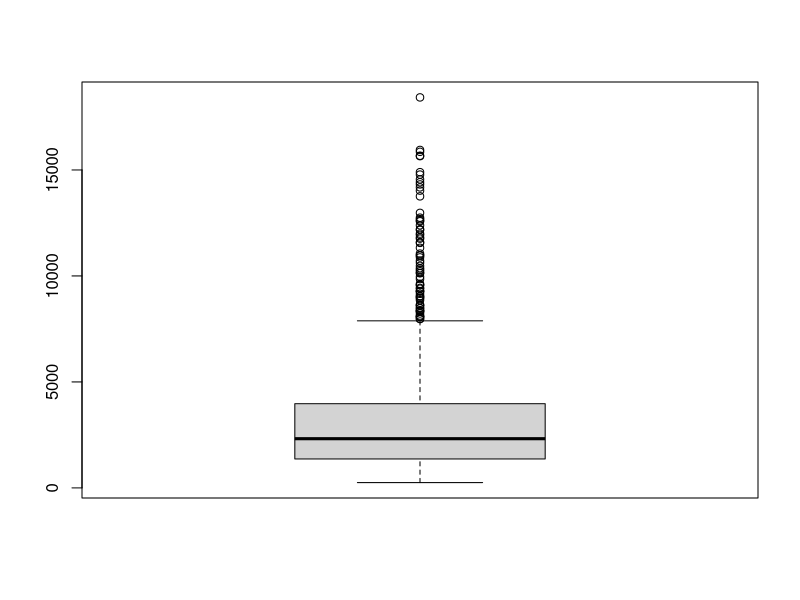
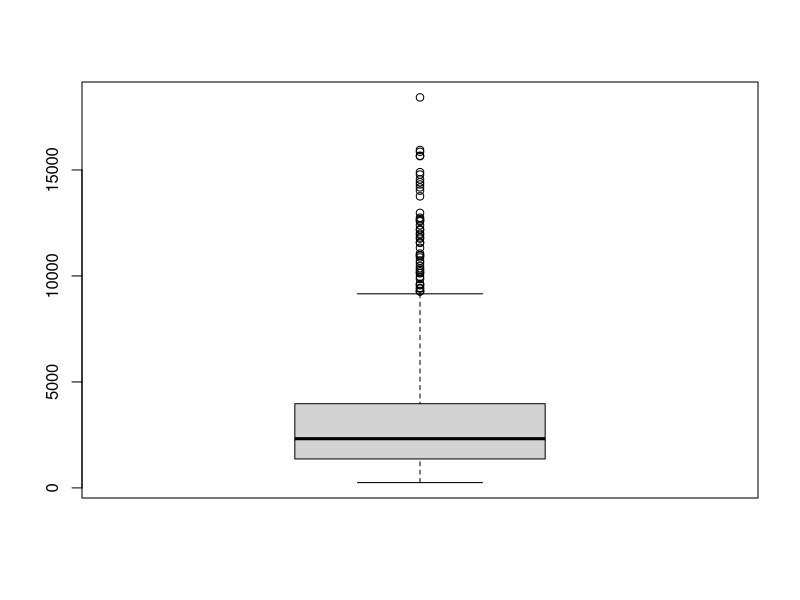

The R script that drew these images, in order:
# Projet Data
# Groupe Kévin - Jérémie - Rémi
setwd("D:/logiciel/RStudio/save/DataBank/data")
install.packages("lubridate")
csv <- read.csv("banking_credit.csv", T, sep=';')
is.data.frame(csv)
filteredCsv <- csv[csv$Typologie_client != "",]

View(filteredCsv)

# Update csv data
filteredCsv <- droplevels(filteredCsv)
filteredCsv$Id <- NULL

# calcul de l'age
filteredCsv$Date_naissance <- as.Date(filteredCsv$Date_naissance, format="%d/%m/%Y")
now <- Sys.Date()
filteredCsv$age <- as.integer(difftime(now, filteredCsv$Date_naissance, unit="weeks")/52.25)

summary(filteredCsv)
boxplot(filteredCsv$Montant_credit)

# Remove absurd data Montant_credit
filteredCsv = filteredCsv[!filteredCsv$Montant_credit %in% boxplot(filteredCsv$Montant_credit,range=2)$out,]




# A verifier:
# bon nb de ligne, de collones, var bien typées (numeric, qualitatives)
# bug à la lecture -> verifier si aucunes données se sont glissées en trop

# - supprimer les données corrrompues ou abérentes boxplot
# - créer les models
